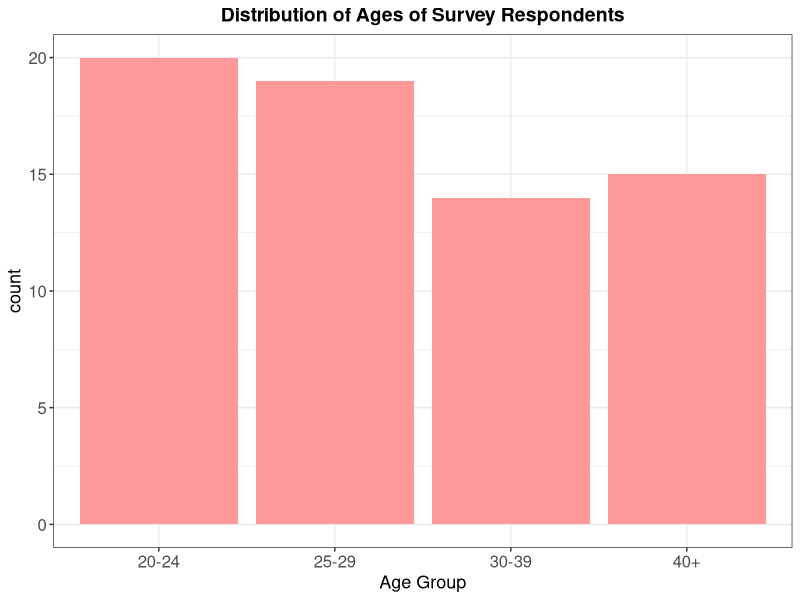
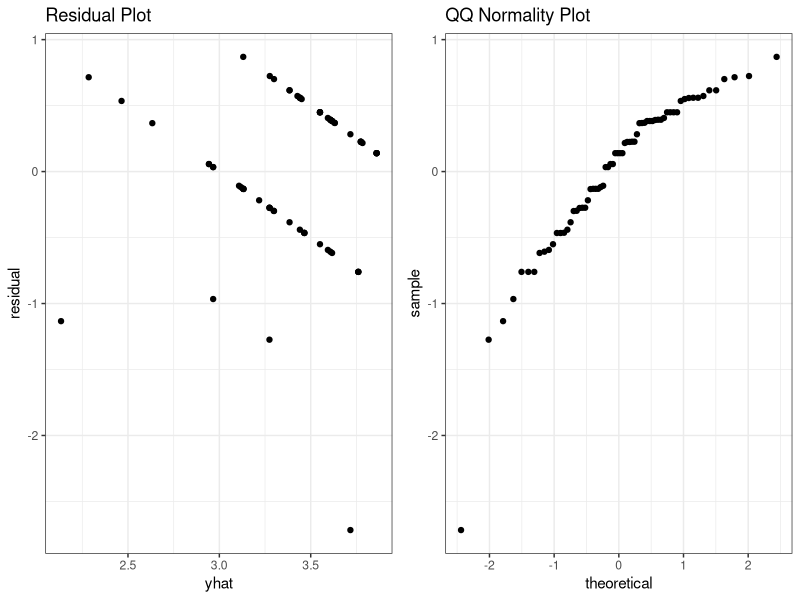
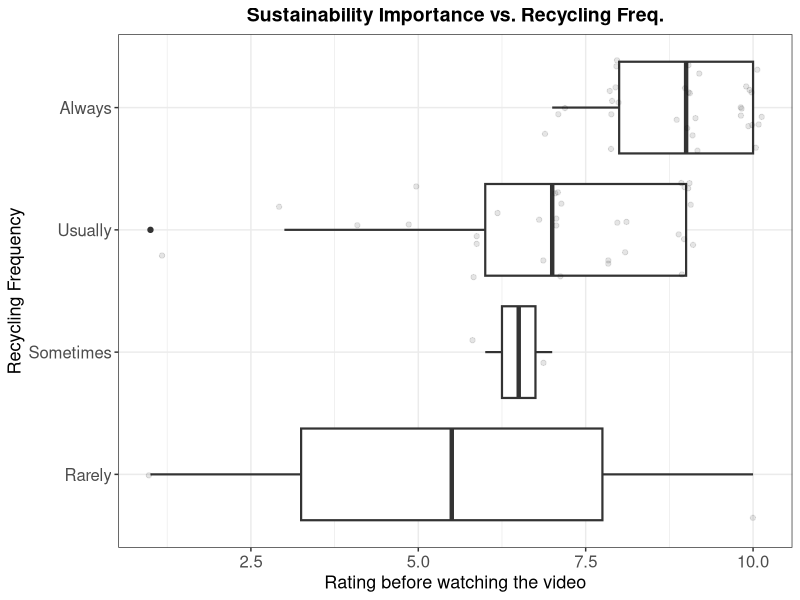

These charts were generated, in order, by the following R code: (Note: this script raises an error after producing the figures.)
## ---- chunk 1
knitr::opts_chunk$set(echo = TRUE)
knitr::opts_chunk$set(fig.path = "images_report/")
library(tidyverse)
library(gridExtra)
library(MASS)
## ---- chunk 2
# load data
tidy_data <- read.csv("../data/tidy_data.csv")

# factor relevel
tidy_data$recycling_freq <- tidy_data$recycling_freq %>% fct_relevel("Rarely","Sometimes","Usually","Always")
tidy_data$background <- tidy_data$background %>% fct_relevel("Yes","No")
tidy_data$watch <- tidy_data$watch %>% fct_relevel("Have watched","Will pass")
## ---- chunk 3
# Changing recycling_freq to not be a factor for linear regression analysis.
tidy_data <- tidy_data %>%
  mutate(recycling_freq_nf = if_else(recycling_freq =="Always",
                                     5, if_else(recycling_freq == "Usually",
                                     4, if_else(recycling_freq == "Sometimes",
                                     3, if_else(recycling_freq == "Rarely",
                                     2, if_else(recycling_freq == "Never",
                                     1, 0))))))

## ---- chunk 4
head(tidy_data)
tidy_data <- tidy_data %>%
  mutate(age = if_else((age == "30-34" | age == "35-39"), "30-39", as.character(age)))


## ---- chunk 5
ggplot(tidy_data, aes(age)) +
  geom_histogram(stat = "Count", fill = "#ff9999") +
  labs(x = "Age Group",
       title = "Distribution of Ages of Survey Respondents") +
  theme_bw() +
  theme(plot.title = element_text(size = 14, face = "bold", hjust = 0.5),
        axis.text = element_text(size = 12),
        axis.title = element_text(size = 13))

## ---- chunk 6
lm_test <- lm(recycling_freq %>% as.numeric() ~ self_rating_before + background + age, data = tidy_data)

lm_data <- tidy_data %>%
  mutate(recycling_freq_num = as.numeric(recycling_freq),
         lm_fitted = lm_test %>% fitted(),
         lm_resid = lm_test %>% resid())

resid_plot <- lm_data %>%
  ggplot(aes(x= lm_fitted, y = lm_resid)) +
  geom_point() +
  labs(x="yhat", y="residual",title="Residual Plot") +
  theme(plot.title = element_text(size = 14, face = "bold", hjust = 0.5),
        axis.text = element_text(size = 12),
        axis.title = element_text(size = 13))+
  theme_bw()

qq_norm <- lm_data %>%
  ggplot(aes(sample= lm_resid)) +
  stat_qq() +
  labs(title="QQ Normality Plot") +
  theme(plot.title = element_text(size = 14, face = "bold", hjust = 0.5),
        axis.text = element_text(size = 12),
        axis.title = element_text(size = 13))+
  theme_bw()

grid.arrange(resid_plot,qq_norm,nrow=1)
## ---- chunk 7
# Visualization of relationship between recycling freq. and self rating before watching the video
tidy_data %>%
  ggplot(aes(x = recycling_freq, y = self_rating_before)) +
  geom_boxplot(size = .75) +
  geom_jitter(alpha = .1, height = .2) +
  theme(axis.text.x = element_text(angle = 45, hjust = 1, vjust = 1)) +
  coord_flip() +
  theme_bw() +
  labs(y = "Rating before watching the video", x = "Recycling Frequency") +
  ggtitle("Sustainability Importance vs. Recycling Freq.") +
  theme(plot.title = element_text(size = 14, face = "bold", hjust = 0.5),
        axis.text = element_text(size = 12),
        axis.title = element_text(size = 13))
## ---- chunk 8
simple_model= lm(data=tidy_data, recycling_freq_nf ~ self_rating_before)
age_confounder= lm(data=tidy_data, recycling_freq_nf ~ self_rating_before + age)
background_confounder= lm(data=tidy_data, recycling_freq_nf ~ self_rating_before + background)
interaction_effects = lm(data=tidy_data, recycling_freq_nf ~ self_rating_before + background*age)

summary(all_variables)
## ---- chunk 9
# Visualization of relationship between recycling freq. and self rating before watching the video
tidy_data %>%
  ggplot(aes(x = recycling_freq, y = self_rating_before)) +
  geom_boxplot(size = .75) +
  geom_jitter(alpha = .1, height = .2) +
  theme(axis.text.x = element_text(angle = 45, hjust = 1, vjust = 1)) +
  coord_flip() +
  theme_bw() +
  labs(y = "Rating before watching the video", x = "Recycling Frequency") +
  ggtitle("Sustainability Importance vs. Recycling Freq.") +
  theme(plot.title = element_text(size = 14, face = "bold", hjust = 0.5),
        axis.text = element_text(size = 12),
        axis.title = element_text(size = 13))
## ---- chunk 10
# Fit a OLR model without interaction
olr_model <- polr(recycling_freq ~ self_rating_before + background + age, data = tidy_data)

tidy_data <- tidy_data %>%
  cbind(., olr_model_prob = predict(olr_model, ., type = "probs")) %>% #estimated probability
  cbind(., olr_model_decision = predict(olr_model))                   #estimated result according to the probabilities
## ---- chunk 11
gf <- table(tidy_data$recycling_freq, tidy_data$olr_model_decision)
accuracy <- (gf[1] + gf[6] + gf[11] + gf[16]) / 68 # 68 observations

print(paste("AIC = ", AIC(olr_model)))
print(paste("Log likelihood = ", logLik(olr_model)))
print(paste("Overall accuracy = ", accuracy)) # The larger the better
## ---- chunk 12
# Get the coefficients
summary(olr_model)
exp(coef(olr_model))
## ---- chunk 13
upper_CI = exp(0.6730300 + 1.96*0.1722552)
lower_CI = exp(0.6730300 - 1.96*0.1722552)
print(paste("95% CI for non-interaction model= ", lower_CI, upper_CI))

## ---- chunk 14
# Fit a OLR model with interaction
olr_model_interaction <- polr(recycling_freq ~ self_rating_before + background * age, data = tidy_data)

tidy_data <- tidy_data %>%
  cbind(., olr_model_prob2 = predict(olr_model_interaction, .,
                                    type = "probs")) %>% #estimated probability
  cbind(., olr_model_decision2 = predict(olr_model_interaction))                   #estimated result according to the probabilities
## ---- chunk 15
gf2 <- table(tidy_data$recycling_freq, tidy_data$olr_model_decision2)
accuracy <- (gf2[1] + gf2[6] + gf2[11] + gf2[16]) / 68 # 68 observations

print(paste("AIC for OLR model with interaction = ", AIC(olr_model_interaction)))
print(paste("Log likelihood of OLR model with interaction = ", logLik(olr_model_interaction)))
print(paste("Overall accuracy of OLR model with interaction = ", accuracy)) # The larger the better
## ---- chunk 16

anova(olr_model, olr_model_interaction)
## ---- chunk 17
#summary(olr_model_interaction)
# Get the coefficients
# exp(coef((olr_model_interaction)))
## ---- chunk 18
# checking for proportional odds assumption
tidy_data$recycling_freq_nf2 <- as.numeric(tidy_data$recycling_freq_nf)

poa <- function(y) {
  c('>=Never' = qlogis(mean(y >= 1)),
    '>=Rarely' = qlogis(mean(y >= 2)),
    '>=Sometimes' = qlogis(mean(y >= 3)),
    '>= Usually' = qlogis(mean(y >= 4)),
    '>= Always' = qlogis(mean(y >= 5)))
}
(p <- with(tidy_data, summary(as.numeric(recycling_freq_nf2) ~  self_rating_before + background + age, fun=poa)))
## ---- chunk 19
tidy_data_ttest <- tidy_data %>%
  filter(watch %in% 'Have watched')


t.test(tidy_data_ttest$self_rating_before, tidy_data_ttest$self_rating_after, paired=TRUE)
